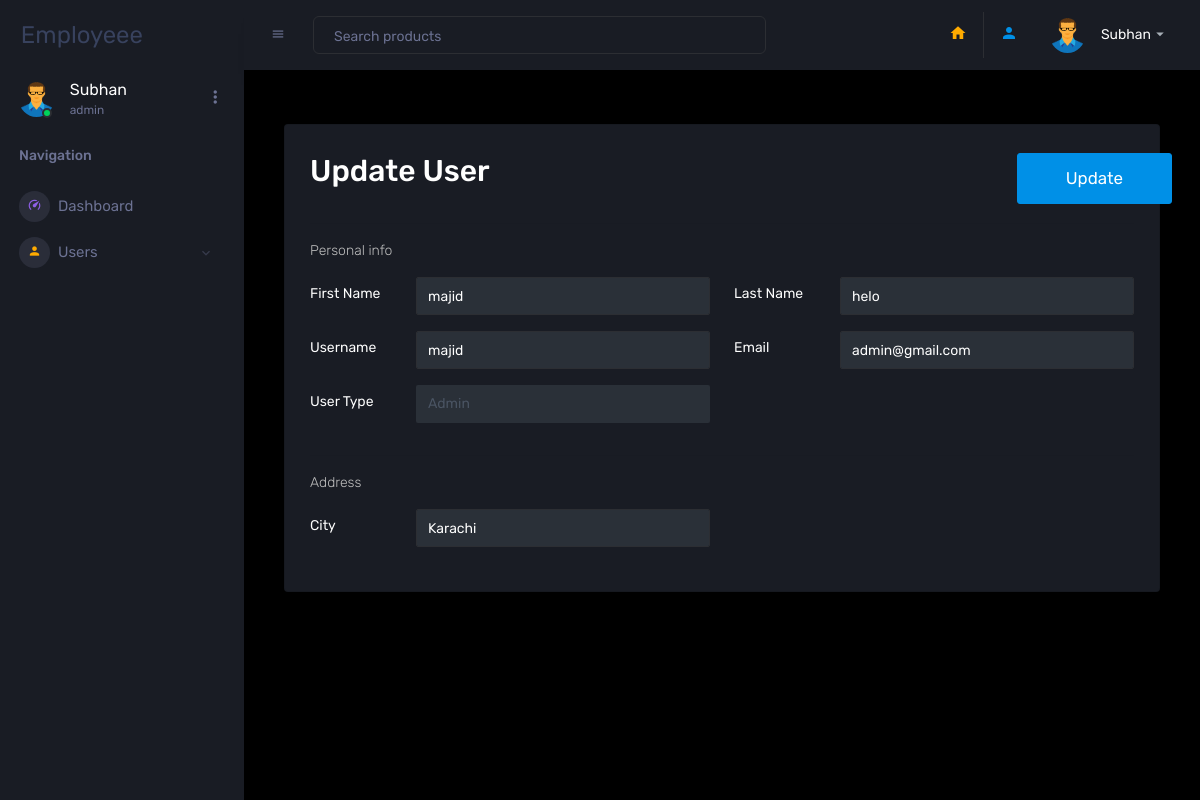
The app's page /user/update/1/a/ (signed in) with its own data.
### users/models.py (models this page shows, shortened)
class MyUser(AbstractUser):
    city = models.CharField(max_length=255)
    user_type = models.CharField(max_length=255, choices=(('admin', 'Admin'), ('customer', 'Customer')))

class Profile(models.Model):
    user = models.OneToOneField(MyUser, on_delete=models.CASCADE)
    image = models.ImageField(default='default.webp', upload_to='images/profile/', null=True, blank=True)

### users/views.py (the view, shortened to what this page needs)
# urls.py: path('user/update/<int:pk>/a/', views.UserUpdateView.as_view(), name='update'),
class UserUpdateView(MyMixin, UpdateView):
    model = MyUser
    form_class = UserUpdateForm
    template_name = 'users/update.html'
    success_url = reverse_lazy('user_app:list')

### users/forms.py
class UserUpdateForm(forms.ModelForm):
    class Meta:
        model = MyUser
        fields = ('first_name', 'last_name', 'username', 'email', 'city', 'user_type')
        widgets = {
            'first_name': forms.TextInput(attrs={'class': 'form-control'}),
            'last_name': forms.TextInput(attrs={'class': 'form-control'}),
            'username': forms.TextInput(attrs={'class': 'form-control'}),
            'email': forms.EmailInput(attrs={'class': 'form-control'}),
            'city': forms.TextInput(attrs={'class': 'form-control'}),
            'user_type': forms.Select(attrs={'class': 'form-control'}),
        }

### users/views.py (called while the page is built)
    def test_func(self):
        return self.request.user.user_type == 'admin'

### templates/users/update.html (shortened to what this page needs)
{% extends 'base.html' %}
{% load static %}
{% block content %}
<div class="row d-flex justify-content-center">
    <div class="col-md-12">
        <div class="col-12 grid-margin">
            <div class="card">
                <div class="card-body">
                    <div class="row">
                        <div class="col-md-10">
                            <h2 class="card-title">Update User</h2>
                        </div>
                        <div class="col-md-2">
                            <button class="btn btn-primary btn-lg" form="user_create_form" style="font-size:17px;" type="submit">Update</button>
                        </div>
                    </div>
                    <hr>
                    <form class="form-sample" id="user_create_form" method="post">
                        <p class="card-description"> Personal info </p>
                        <div class="row">
                            <div class="col-md-6">
                                <div class="form-group row">
                                    <label class="col-sm-3 col-form-label">First Name</label>
                                    <div class="col-sm-9">
                                        {{ form.first_name }}
                                    </div>
                                </div>
                            </div>
                            <div class="col-md-6">
                                <div class="form-group row">
                                    <label class="col-sm-3 col-form-label">Last Name</label>
                                    <div class="col-sm-9">
                                        {{ form.last_name }}
                                    </div>
                                </div>
                            </div>
                        </div>
                        <div class="row">
                            <div class="col-md-6">
                                <div class="form-group row">
                                    <label class="col-sm-3 col-form-label">Username</label>
                                    <div class="col-sm-9">
                                        {{ form.username }}
                                    </div>
                                </div>
                            </div>
                            <div class="col-md-6">
                                <div class="form-group row">
                                    <label class="col-sm-3 col-form-label">Email</label>
                                    <div class="col-sm-9">
                                        {{ form.email }}
                                    </div>
                                </div>
                            </div>
                        </div>
                        <div class="row">
                            <div class="col-md-6">
                                <div class="form-group row">
                                    <label class="col-sm-3 col-form-label">User Type</label>
                                    <div class="col-sm-9">
                                        {{ form.user_type }}
                                    </div>
                                </div>
                            </div>
                        </div>
                        <hr>
                        <p class="card-description"> Address </p>
                        <div class="row">
                            <div class="col-md-6">
                                <div class="form-group row">
                                    <label class="col-sm-3 col-form-label">City</label>
                                    <div class="col-sm-9">
                                        {{ form.city }}
                                    </div>
                                </div>
                            </div>
                        </div>
                    </form>
                </div>
            </div>
        </div>
    </div>
</div>
{% endblock content %}

### templates/partials/sidebar.html (shortened to what this page needs)
{% load static %}
<nav class="sidebar sidebar-offcanvas" id="sidebar">
    <div class="sidebar-brand-wrapper d-none d-lg-flex align-items-center justify-content-center fixed-top">
        <a class="sidebar-brand brand-logo" href="{% url 'user_app:home' %}"> Employeee</a>
    </div>
    <ul class="nav">
        <li class="nav-item profile">
            <div class="profile-desc">
                <div class="profile-pic">
                    <div class="count-indicator">
                        <img alt="" class="img-xs rounded-circle " src="{{ user.profile.image.url }}">
                        <span class="count bg-success"></span>
                    </div>
                    <div class="profile-name">
                        <h5 class="mb-0 font-weight-normal">{{ user.username | capfirst }}</h5>
                        <span>{{ user.user_type }}</span>
                    </div>
                </div>
                <a data-toggle="dropdown" href="#" id="profile-dropdown"><i class="mdi mdi-dots-vertical"></i></a>
            </div>
        </li>
        <li class="nav-item nav-category">
            <span class="nav-link">Navigation</span>
        </li>
        <li class="nav-item menu-items">
            <a class="nav-link" href="{% url 'user_app:home' %}">
              <span class="menu-icon">
                <i class="mdi mdi-speedometer"></i>
              </span>
                <span class="menu-title">Dashboard</span>
            </a>
        </li>
        <li class="nav-item menu-items">
            <a aria-controls="ui-basic" aria-expanded="false" class="nav-link" data-toggle="collapse" href="#ui-basic">
              <span class="menu-icon">
                <i class="mdi mdi-account"></i>
              </span>
                <span class="menu-title">Users</span>
                <i class="menu-arrow"></i>
            </a>
        </li>
    </ul>
</nav>

### templates/partials/navbar.html (shortened to what this page needs)
{% load static %}
<nav class="navbar p-0 fixed-top d-flex flex-row">
    <div class="navbar-menu-wrapper flex-grow d-flex align-items-stretch">
        <button class="navbar-toggler navbar-toggler align-self-center" data-toggle="minimize" type="button">
            <span class="mdi mdi-menu"></span>
        </button>
        <ul class="navbar-nav w-100">
            <li class="nav-item w-100">
                <form class="nav-link mt-2 mt-md-0 d-none d-lg-flex search">
                    <input class="form-control" placeholder="Search products" type="text">
                </form>
            </li>
        </ul>
        <ul class="navbar-nav navbar-nav-right">
            <li class="nav-item nav-settings d-none d-lg-block">
                <a class="nav-link" href="{% url 'user_app:home' %}">
                    <i class="mdi mdi-home text-warning"></i>
                </a>
            </li>
            <li class="nav-item nav-settings d-none d-lg-block border-left">
                <a class="nav-link" href="{% url 'user_app:profile' user.id %}">
                    <i class="mdi mdi-account text-primary"></i>
                </a>
            </li>
            <li class="nav-item dropdown">
                <a class="nav-link" data-toggle="dropdown" href="#" id="profileDropdown">
                    <div class="navbar-profile">
                        <img alt="" class="img-xs rounded-circle" src="{{ user.profile.image.url }}">
                        <p class="mb-0 d-none d-sm-block navbar-profile-name">{{ user.username | capfirst }}</p>
                        <i class="mdi mdi-menu-down d-none d-sm-block"></i>
                    </div>
                </a>
            </li>
        </ul>
    </div>
</nav>

### records on screen
MyUser: profile.image (placeholder picture), username "Subhan", user_type "admin"
MyUser: first_name "majid", last_name "helo", username "majid", email "admin@gmail.com", user_type "Admin", city "Karachi"
